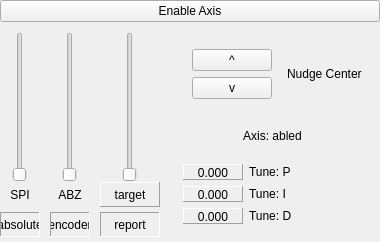
        <widget class="QFrame" name="frmAxisEnable_A">
         <property name="frameShape">
          <enum>QFrame::Shape::NoFrame</enum>
         </property>
         <property name="frameShadow">
          <enum>QFrame::Shadow::Raised</enum>
         </property>
         <layout class="QVBoxLayout" name="verticalLayout_9">
          <property name="spacing">
           <number>0</number>
          </property>
          <property name="leftMargin">
           <number>0</number>
          </property>
          <property name="topMargin">
           <number>0</number>
          </property>
          <property name="rightMargin">
           <number>0</number>
          </property>
          <property name="bottomMargin">
           <number>0</number>
          </property>
          <item>
           <widget class="QPushButton" name="btnEnable_A">
            <property name="text">
             <string>Enable Axis</string>
            </property>
           </widget>
          </item>
          <item>
           <widget class="QFrame" name="frmAxis_A">
            <property name="sizePolicy">
             <sizepolicy hsizetype="Fixed" vsizetype="Preferred">
              <horstretch>0</horstretch>
              <verstretch>0</verstretch>
             </sizepolicy>
            </property>
            <property name="minimumSize">
             <size>
              <width>0</width>
              <height>0</height>
             </size>
            </property>
            <property name="maximumSize">
             <size>
              <width>16777215</width>
              <height>250</height>
             </size>
            </property>
            <property name="frameShape">
             <enum>QFrame::Shape::NoFrame</enum>
            </property>
            <property name="frameShadow">
             <enum>QFrame::Shadow::Raised</enum>
            </property>
            <layout class="QHBoxLayout" name="horizontalLayout_7">
             <property name="spacing">
              <number>0</number>
             </property>
             <property name="leftMargin">
              <number>0</number>
             </property>
             <property name="topMargin">
              <number>0</number>
             </property>
             <property name="rightMargin">
              <number>0</number>
             </property>
             <property name="bottomMargin">
              <number>0</number>
             </property>
             <item>
              <widget class="QFrame" name="frmAxisSliders_A">
               <property name="sizePolicy">
                <sizepolicy hsizetype="Fixed" vsizetype="Fixed">
                 <horstretch>0</horstretch>
                 <verstretch>0</verstretch>
                </sizepolicy>
               </property>
               <property name="minimumSize">
                <size>
                 <width>165</width>
                 <height>220</height>
                </size>
               </property>
               <property name="frameShape">
                <enum>QFrame::Shape::NoFrame</enum>
               </property>
               <property name="frameShadow">
                <enum>QFrame::Shadow::Raised</enum>
               </property>
               <widget class="QLabel" name="labelTarget_A">
                <property name="geometry">
                 <rect>
                  <x>100</x>
                  <y>160</y>
                  <width>60</width>
                  <height>25</height>
                 </rect>
                </property>
                <property name="frameShape">
                 <enum>QFrame::Shape::Panel</enum>
                </property>
                <property name="frameShadow">
                 <enum>QFrame::Shadow::Raised</enum>
                </property>
                <property name="text">
                 <string>target</string>
                </property>
                <property name="alignment">
                 <set>Qt::AlignmentFlag::AlignCenter</set>
                </property>
               </widget>
               <widget class="QSlider" name="sliderTarget_A">
                <property name="geometry">
                 <rect>
                  <x>120</x>
                  <y>10</y>
                  <width>20</width>
                  <height>150</height>
                 </rect>
                </property>
                <property name="orientation">
                 <enum>Qt::Orientation::Vertical</enum>
                </property>
               </widget>
               <widget class="QLabel" name="labelTargetReported_A">
                <property name="geometry">
                 <rect>
                  <x>100</x>
                  <y>190</y>
                  <width>60</width>
                  <height>25</height>
                 </rect>
                </property>
                <property name="frameShape">
                 <enum>QFrame::Shape::Panel</enum>
                </property>
                <property name="frameShadow">
                 <enum>QFrame::Shadow::Sunken</enum>
                </property>
                <property name="text">
                 <string>report</string>
                </property>
                <property name="alignment">
                 <set>Qt::AlignmentFlag::AlignCenter</set>
                </property>
               </widget>
               <widget class="QLabel" name="labelABZ_A">
                <property name="geometry">
                 <rect>
                  <x>50</x>
                  <y>190</y>
                  <width>40</width>
                  <height>25</height>
                 </rect>
                </property>
                <property name="frameShape">
                 <enum>QFrame::Shape::Panel</enum>
                </property>
                <property name="frameShadow">
                 <enum>QFrame::Shadow::Sunken</enum>
                </property>
                <property name="text">
                 <string>encoder</string>
                </property>
                <property name="alignment">
                 <set>Qt::AlignmentFlag::AlignCenter</set>
                </property>
               </widget>
               <widget class="QLabel" name="labelSPI_A">
                <property name="geometry">
                 <rect>
                  <x>0</x>
                  <y>190</y>
                  <width>40</width>
                  <height>25</height>
                 </rect>
                </property>
                <property name="frameShape">
                 <enum>QFrame::Shape::Panel</enum>
                </property>
                <property name="frameShadow">
                 <enum>QFrame::Shadow::Sunken</enum>
                </property>
                <property name="text">
                 <string>absolute</string>
                </property>
                <property name="alignment">
                 <set>Qt::AlignmentFlag::AlignCenter</set>
                </property>
               </widget>
               <widget class="QSlider" name="sliderABZ_A">
                <property name="geometry">
                 <rect>
                  <x>60</x>
                  <y>10</y>
                  <width>20</width>
                  <height>150</height>
                 </rect>
                </property>
                <property name="orientation">
                 <enum>Qt::Orientation::Vertical</enum>
                </property>
               </widget>
               <widget class="QSlider" name="sliderSPI_A">
                <property name="geometry">
                 <rect>
                  <x>10</x>
                  <y>10</y>
                  <width>20</width>
                  <height>150</height>
                 </rect>
                </property>
                <property name="orientation">
                 <enum>Qt::Orientation::Vertical</enum>
                </property>
               </widget>
               <widget class="QLabel" name="label">
                <property name="geometry">
                 <rect>
                  <x>0</x>
                  <y>160</y>
                  <width>40</width>
                  <height>25</height>
                 </rect>
                </property>
                <property name="text">
                 <string>SPI</string>
                </property>
                <property name="alignment">
                 <set>Qt::AlignmentFlag::AlignCenter</set>
                </property>
               </widget>
               <widget class="QLabel" name="label_2">
                <property name="geometry">
                 <rect>
                  <x>50</x>
                  <y>160</y>
                  <width>40</width>
                  <height>25</height>
                 </rect>
                </property>
                <property name="text">
                 <string>ABZ</string>
                </property>
                <property name="alignment">
                 <set>Qt::AlignmentFlag::AlignCenter</set>
                </property>
               </widget>
               <zorder>sliderTarget_A</zorder>
               <zorder>labelTarget_A</zorder>
               <zorder>labelTargetReported_A</zorder>
               <zorder>labelABZ_A</zorder>
               <zorder>labelSPI_A</zorder>
               <zorder>sliderABZ_A</zorder>
               <zorder>sliderSPI_A</zorder>
               <zorder>label</zorder>
               <zorder>label_2</zorder>
              </widget>
             </item>
             <item>
              <widget class="QFrame" name="frmControls_A">
               <property name="sizePolicy">
                <sizepolicy hsizetype="Fixed" vsizetype="Preferred">
                 <horstretch>0</horstretch>
                 <verstretch>0</verstretch>
                </sizepolicy>
               </property>
               <property name="maximumSize">
                <size>
                 <width>250</width>
                 <height>16777215</height>
                </size>
               </property>
               <property name="frameShape">
                <enum>QFrame::Shape::NoFrame</enum>
               </property>
               <property name="frameShadow">
                <enum>QFrame::Shadow::Raised</enum>
               </property>
               <layout class="QVBoxLayout" name="verticalLayout_3">
                <item>
                 <widget class="QFrame" name="frmCenter_A">
                  <property name="sizePolicy">
                   <sizepolicy hsizetype="Fixed" vsizetype="Fixed">
                    <horstretch>0</horstretch>
                    <verstretch>0</verstretch>
                   </sizepolicy>
                  </property>
                  <property name="frameShape">
                   <enum>QFrame::Shape::NoFrame</enum>
                  </property>
                  <property name="frameShadow">
                   <enum>QFrame::Shadow::Raised</enum>
                  </property>
                  <layout class="QHBoxLayout" name="horizontalLayout_3">
                   <item>
                    <widget class="QFrame" name="crmCenterButtons_A">
                     <property name="frameShape">
                      <enum>QFrame::Shape::NoFrame</enum>
                     </property>
                     <property name="frameShadow">
                      <enum>QFrame::Shadow::Raised</enum>
                     </property>
                     <layout class="QVBoxLayout" name="verticalLayout_2">
                      <item>
                       <widget class="QPushButton" name="btnNudgeUp_A">
                        <property name="text">
                         <string>^</string>
                        </property>
                       </widget>
                      </item>
                      <item>
                       <widget class="QPushButton" name="btnNudgeDown_A">
                        <property name="text">
                         <string>v</string>
                        </property>
                       </widget>
                      </item>
                     </layout>
                    </widget>
                   </item>
                   <item>
                    <widget class="QLabel" name="lblNudgeCenter_A">
                     <property name="sizePolicy">
                      <sizepolicy hsizetype="Fixed" vsizetype="Preferred">
                       <horstretch>0</horstretch>
                       <verstretch>0</verstretch>
                      </sizepolicy>
                     </property>
                     <property name="frameShape">
                      <enum>QFrame::Shape::NoFrame</enum>
                     </property>
                     <property name="frameShadow">
                      <enum>QFrame::Shadow::Plain</enum>
                     </property>
                     <property name="text">
                      <string>Nudge Center</string>
                     </property>
                     <property name="alignment">
                      <set>Qt::AlignmentFlag::AlignLeading|Qt::AlignmentFlag::AlignLeft|Qt::AlignmentFlag::AlignVCenter</set>
                     </property>
                     <property name="wordWrap">
                      <bool>true</bool>
                     </property>
                    </widget>
                   </item>
                  </layout>
                 </widget>
                </item>
                <item>
                 <widget class="QLabel" name="labelEnabled_A">
                  <property name="frameShape">
                   <enum>QFrame::Shape::NoFrame</enum>
                  </property>
                  <property name="frameShadow">
                   <enum>QFrame::Shadow::Plain</enum>
                  </property>
                  <property name="text">
                   <string>Axis: abled</string>
                  </property>
                  <property name="alignment">
                   <set>Qt::AlignmentFlag::AlignCenter</set>
                  </property>
                 </widget>
                </item>
                <item>
                 <widget class="QFrame" name="frmPID_A">
                  <property name="frameShape">
                   <enum>QFrame::Shape::NoFrame</enum>
                  </property>
                  <property name="frameShadow">
                   <enum>QFrame::Shadow::Raised</enum>
                  </property>
                  <layout class="QFormLayout" name="formLayout">
                   <item row="1" column="1">
                    <widget class="QLabel" name="lblPIDAP_A">
                     <property name="minimumSize">
                      <size>
                       <width>60</width>
                       <height>16</height>
                      </size>
                     </property>
                     <property name="frameShape">
                      <enum>QFrame::Shape::NoFrame</enum>
                     </property>
                     <property name="frameShadow">
                      <enum>QFrame::Shadow::Plain</enum>
                     </property>
                     <property name="text">
                      <string>Tune: P</string>
                     </property>
                     <property name="alignment">
                      <set>Qt::AlignmentFlag::AlignLeading|Qt::AlignmentFlag::AlignLeft|Qt::AlignmentFlag::AlignVCenter</set>
                     </property>
                    </widget>
                   </item>
                   <item row="3" column="1">
                    <widget class="QLabel" name="lblPIDAI_A">
                     <property name="minimumSize">
                      <size>
                       <width>60</width>
                       <height>16</height>
                      </size>
                     </property>
                     <property name="frameShape">
                      <enum>QFrame::Shape::NoFrame</enum>
                     </property>
                     <property name="frameShadow">
                      <enum>QFrame::Shadow::Plain</enum>
                     </property>
                     <property name="text">
                      <string>Tune: I</string>
                     </property>
                     <property name="alignment">
                      <set>Qt::AlignmentFlag::AlignLeading|Qt::AlignmentFlag::AlignLeft|Qt::AlignmentFlag::AlignVCenter</set>
                     </property>
                    </widget>
                   </item>
                   <item row="5" column="1">
                    <widget class="QLabel" name="lblPIDAD_A">
                     <property name="minimumSize">
                      <size>
                       <width>60</width>
                       <height>16</height>
                      </size>
                     </property>
                     <property name="frameShape">
                      <enum>QFrame::Shape::NoFrame</enum>
                     </property>
                     <property name="frameShadow">
                      <enum>QFrame::Shadow::Plain</enum>
                     </property>
                     <property name="text">
                      <string>Tune: D</string>
                     </property>
                     <property name="alignment">
                      <set>Qt::AlignmentFlag::AlignLeading|Qt::AlignmentFlag::AlignLeft|Qt::AlignmentFlag::AlignVCenter</set>
                     </property>
                    </widget>
                   </item>
                   <item row="1" column="0">
                    <widget class="QFrame" name="frmKp_A">
                     <property name="minimumSize">
                      <size>
                       <width>60</width>
                       <height>16</height>
                      </size>
                     </property>
                     <property name="frameShape">
                      <enum>QFrame::Shape::Panel</enum>
                     </property>
                     <property name="frameShadow">
                      <enum>QFrame::Shadow::Raised</enum>
                     </property>
                     <widget class="QPushButton" name="btnKp_A">
                      <property name="geometry">
                       <rect>
                        <x>0</x>
                        <y>-1</y>
                        <width>60</width>
                        <height>20</height>
                       </rect>
                      </property>
                      <property name="minimumSize">
                       <size>
                        <width>60</width>
                        <height>16</height>
                       </size>
                      </property>
                      <property name="text">
                       <string notr="true">0.000</string>
                      </property>
                      <property name="flat">
                       <bool>true</bool>
                      </property>
                     </widget>
                    </widget>
                   </item>
                   <item row="3" column="0">
                    <widget class="QFrame" name="frmKi_A">
                     <property name="minimumSize">
                      <size>
                       <width>60</width>
                       <height>16</height>
                      </size>
                     </property>
                     <property name="frameShape">
                      <enum>QFrame::Shape::Panel</enum>
                     </property>
                     <property name="frameShadow">
                      <enum>QFrame::Shadow::Raised</enum>
                     </property>
                     <widget class="QPushButton" name="btnKi_A">
                      <property name="geometry">
                       <rect>
                        <x>0</x>
                        <y>-1</y>
                        <width>60</width>
                        <height>20</height>
                       </rect>
                      </property>
                      <property name="minimumSize">
                       <size>
                        <width>60</width>
                        <height>16</height>
                       </size>
                      </property>
                      <property name="text">
                       <string notr="true">0.000</string>
                      </property>
                      <property name="flat">
                       <bool>true</bool>
                      </property>
                     </widget>
                    </widget>
                   </item>
                   <item row="5" column="0">
                    <widget class="QFrame" name="frmKd_A">
                     <property name="minimumSize">
                      <size>
                       <width>60</width>
                       <height>16</height>
                      </size>
                     </property>
                     <property name="frameShape">
                      <enum>QFrame::Shape::Panel</enum>
                     </property>
                     <property name="frameShadow">
                      <enum>QFrame::Shadow::Raised</enum>
                     </property>
                     <widget class="QPushButton" name="btnKd_A">
                      <property name="geometry">
                       <rect>
                        <x>0</x>
                        <y>-1</y>
                        <width>60</width>
                        <height>20</height>
                       </rect>
                      </property>
                      <property name="minimumSize">
                       <size>
                        <width>60</width>
                        <height>16</height>
                       </size>
                      </property>
                      <property name="text">
                       <string notr="true">0.000</string>
                      </property>
                      <property name="flat">
                       <bool>true</bool>
                      </property>
                     </widget>
                    </widget>
                   </item>
                  </layout>
                 </widget>
                </item>
               </layout>
              </widget>
             </item>
            </layout>
           </widget>
          </item>
         </layout>
        </widget>
